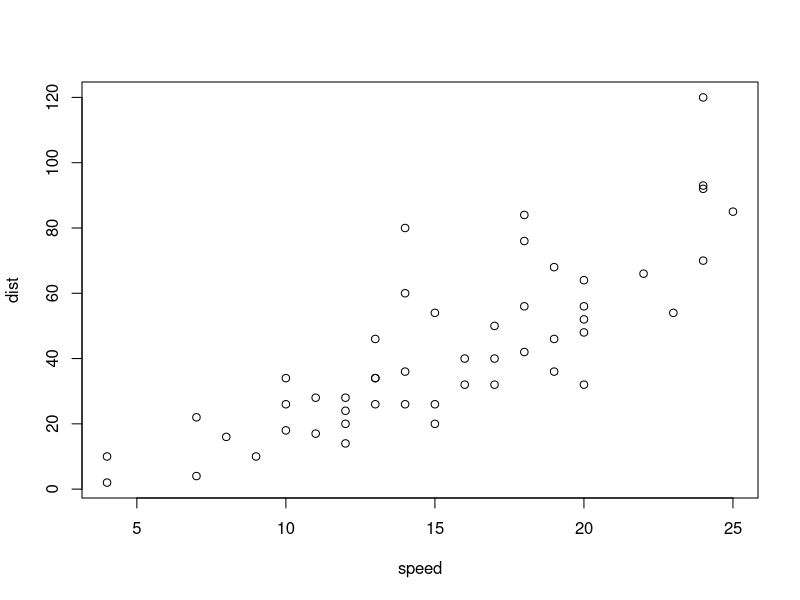
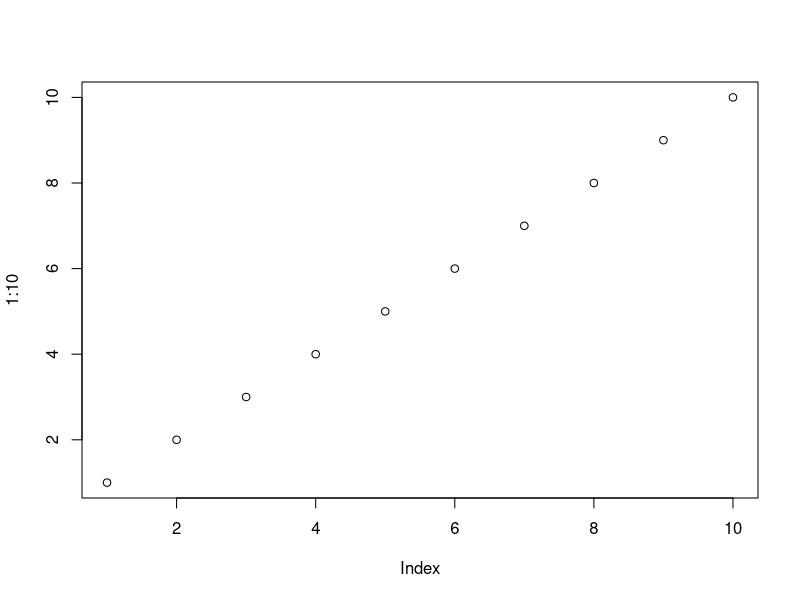

Write the R code that produced these figures, in order.
## ---- chunk 1
plot(cars)
## ---- chunk 2
plot(1:10)
